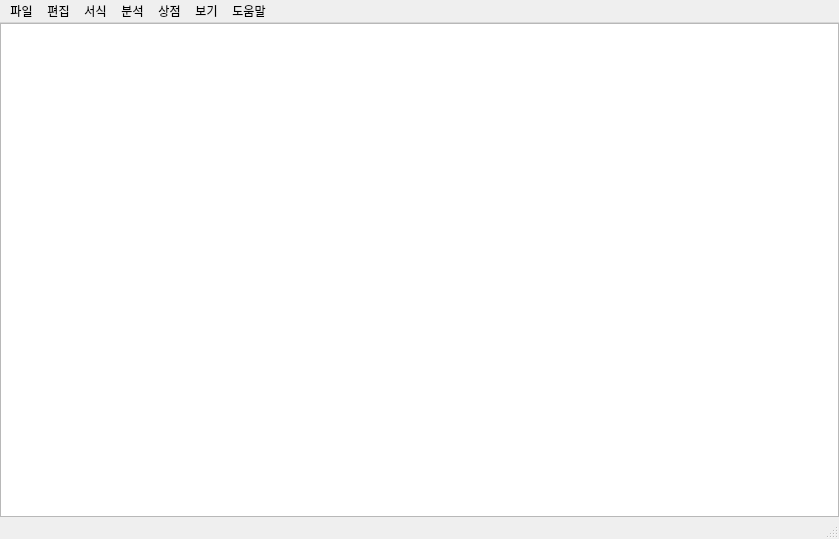
<?xml version="1.0" encoding="UTF-8"?>
<ui version="4.0">
 <class>MainWindow</class>
 <widget class="QMainWindow" name="MainWindow">
  <property name="geometry">
   <rect>
    <x>0</x>
    <y>0</y>
    <width>839</width>
    <height>539</height>
   </rect>
  </property>
  <property name="windowTitle">
   <string>jedit</string>
  </property>
  <widget class="QWidget" name="centralwidget">
   <layout class="QGridLayout" name="gridLayout">
    <property name="leftMargin">
     <number>0</number>
    </property>
    <property name="topMargin">
     <number>0</number>
    </property>
    <property name="rightMargin">
     <number>0</number>
    </property>
    <property name="bottomMargin">
     <number>0</number>
    </property>
    <item row="0" column="0">
     <layout class="QGridLayout" name="gridLayout_2">
      <item row="0" column="0">
       <widget class="QPlainTextEdit" name="plainTextEdit"/>
      </item>
     </layout>
    </item>
   </layout>
  </widget>
  <widget class="QMenuBar" name="menubar">
   <property name="geometry">
    <rect>
     <x>0</x>
     <y>0</y>
     <width>839</width>
     <height>23</height>
    </rect>
   </property>
   <widget class="QMenu" name="menu_file">
    <property name="mouseTracking">
     <bool>true</bool>
    </property>
    <property name="title">
     <string>파일</string>
    </property>
    <addaction name="action_new_make"/>
    <addaction name="action_new_window"/>
    <addaction name="action_open"/>
    <addaction name="action_save"/>
    <addaction name="action_saveas"/>
    <addaction name="separator"/>
    <addaction name="action_print"/>
    <addaction name="separator"/>
    <addaction name="action_close"/>
   </widget>
   <widget class="QMenu" name="menu_edit">
    <property name="title">
     <string>편집</string>
    </property>
    <addaction name="action_undo"/>
    <addaction name="separator"/>
    <addaction name="action_cut"/>
    <addaction name="action_copy"/>
    <addaction name="action_paste"/>
    <addaction name="action_delete"/>
    <addaction name="separator"/>
    <addaction name="action_google"/>
    <addaction name="action_find"/>
    <addaction name="action_find_replace"/>
    <addaction name="action_go"/>
    <addaction name="separator"/>
    <addaction name="action_all_select"/>
    <addaction name="action_datetime"/>
   </widget>
   <widget class="QMenu" name="menu_view">
    <property name="title">
     <string>보기</string>
    </property>
    <widget class="QMenu" name="menu">
     <property name="title">
      <string>확대하기/축소하기</string>
     </property>
     <addaction name="action_zoom_in"/>
     <addaction name="action_zoom_out"/>
     <addaction name="action_zoom_init"/>
    </widget>
    <addaction name="menu"/>
    <addaction name="action_status_bar"/>
   </widget>
   <widget class="QMenu" name="menu_help">
    <property name="title">
     <string>도움말</string>
    </property>
    <addaction name="action_help"/>
    <addaction name="action_mail"/>
    <addaction name="separator"/>
    <addaction name="action_info"/>
   </widget>
   <widget class="QMenu" name="menu_format">
    <property name="title">
     <string>서식</string>
    </property>
    <addaction name="action_font"/>
   </widget>
   <widget class="QMenu" name="menu_analysis">
    <property name="title">
     <string>분석</string>
    </property>
    <addaction name="action_word_count"/>
    <addaction name="action_kor_to_eng"/>
    <addaction name="action_eng_to_kor"/>
    <addaction name="action_spell_check"/>
   </widget>
   <widget class="QMenu" name="menu_shop">
    <property name="title">
     <string>상점</string>
    </property>
    <addaction name="action_POS"/>
   </widget>
   <addaction name="menu_file"/>
   <addaction name="menu_edit"/>
   <addaction name="menu_format"/>
   <addaction name="menu_analysis"/>
   <addaction name="menu_shop"/>
   <addaction name="menu_view"/>
   <addaction name="menu_help"/>
  </widget>
  <widget class="QStatusBar" name="statusbar"/>
  <action name="action_open">
   <property name="text">
    <string>열기</string>
   </property>
   <property name="shortcut">
    <string>Ctrl+O</string>
   </property>
  </action>
  <action name="action_save">
   <property name="text">
    <string>저장</string>
   </property>
   <property name="shortcut">
    <string>Ctrl+S</string>
   </property>
  </action>
  <action name="action_saveas">
   <property name="text">
    <string>다른 이름으로 저장</string>
   </property>
   <property name="shortcut">
    <string>Ctrl+Shift+S</string>
   </property>
  </action>
  <action name="action_close">
   <property name="text">
    <string>끝내기</string>
   </property>
  </action>
  <action name="action_undo">
   <property name="text">
    <string>실행 취소</string>
   </property>
   <property name="shortcut">
    <string>Ctrl+Z</string>
   </property>
  </action>
  <action name="action_cut">
   <property name="text">
    <string>잘라내기</string>
   </property>
   <property name="shortcut">
    <string>Ctrl+X</string>
   </property>
  </action>
  <action name="action_copy">
   <property name="text">
    <string>복사</string>
   </property>
   <property name="shortcut">
    <string>Ctrl+C</string>
   </property>
  </action>
  <action name="action_paste">
   <property name="text">
    <string>붙여넣기</string>
   </property>
   <property name="shortcut">
    <string>Ctrl+V</string>
   </property>
  </action>
  <action name="action_find">
   <property name="text">
    <string>찾기</string>
   </property>
   <property name="shortcut">
    <string>Ctrl+F</string>
   </property>
  </action>
  <action name="action_next_find">
   <property name="text">
    <string>다음 찾기</string>
   </property>
   <property name="shortcut">
    <string>F3</string>
   </property>
  </action>
  <action name="action_prev_find">
   <property name="text">
    <string>이전 찾기</string>
   </property>
   <property name="shortcut">
    <string>Shift+F3</string>
   </property>
  </action>
  <action name="action_find_replace">
   <property name="text">
    <string>바꾸기</string>
   </property>
   <property name="shortcut">
    <string>Ctrl+H</string>
   </property>
  </action>
  <action name="action_go">
   <property name="text">
    <string>이동</string>
   </property>
   <property name="shortcut">
    <string>Ctrl+G</string>
   </property>
  </action>
  <action name="action_all_select">
   <property name="text">
    <string>모두 선택</string>
   </property>
   <property name="shortcut">
    <string>Ctrl+A</string>
   </property>
  </action>
  <action name="action_datetime">
   <property name="text">
    <string>시간/날짜</string>
   </property>
   <property name="shortcut">
    <string>F5</string>
   </property>
  </action>
  <action name="action_15">
   <property name="text">
    <string>자동 줄 바꿈</string>
   </property>
  </action>
  <action name="action_16">
   <property name="text">
    <string>글꼴</string>
   </property>
  </action>
  <action name="action_wrap">
   <property name="text">
    <string>자동 줄 바꿈</string>
   </property>
  </action>
  <action name="action_18">
   <property name="text">
    <string>글꼴</string>
   </property>
  </action>
  <action name="action_status_bar">
   <property name="checkable">
    <bool>true</bool>
   </property>
   <property name="checked">
    <bool>true</bool>
   </property>
   <property name="text">
    <string>상태 표시줄</string>
   </property>
  </action>
  <action name="action_help">
   <property name="text">
    <string>도움말 보기</string>
   </property>
  </action>
  <action name="action_mail">
   <property name="text">
    <string>피드백 보내기</string>
   </property>
  </action>
  <action name="action_info">
   <property name="text">
    <string>jedit 정보</string>
   </property>
  </action>
  <action name="action_zoom_in">
   <property name="text">
    <string>확대</string>
   </property>
   <property name="shortcut">
    <string>Ctrl++</string>
   </property>
  </action>
  <action name="action_zoom_out">
   <property name="text">
    <string>축소</string>
   </property>
   <property name="shortcut">
    <string>Ctrl+-</string>
   </property>
  </action>
  <action name="action_zoom_init">
   <property name="text">
    <string>확대하기/축소하기 기본값 복원</string>
   </property>
   <property name="shortcut">
    <string>Ctrl+0</string>
   </property>
  </action>
  <action name="action_print">
   <property name="text">
    <string>인쇄</string>
   </property>
   <property name="shortcut">
    <string>Ctrl+P</string>
   </property>
  </action>
  <action name="action_google">
   <property name="text">
    <string>Google으로 검색</string>
   </property>
   <property name="shortcut">
    <string>Ctrl+E</string>
   </property>
  </action>
  <action name="action_new_window">
   <property name="text">
    <string>새 창</string>
   </property>
   <property name="shortcut">
    <string>Ctrl+Shift+N</string>
   </property>
  </action>
  <action name="action_delete">
   <property name="text">
    <string>삭제</string>
   </property>
   <property name="shortcut">
    <string>Del</string>
   </property>
  </action>
  <action name="action_new_make">
   <property name="text">
    <string>새로 만들기</string>
   </property>
   <property name="shortcut">
    <string>Ctrl+N</string>
   </property>
  </action>
  <action name="action_font">
   <property name="text">
    <string>글꼴</string>
   </property>
  </action>
  <action name="action_word_count">
   <property name="text">
    <string>단어 횟수</string>
   </property>
  </action>
  <action name="action_kor_to_eng">
   <property name="text">
    <string>한/영 번역</string>
   </property>
  </action>
  <action name="action_eng_to_kor">
   <property name="text">
    <string>영/한 번역</string>
   </property>
  </action>
  <action name="action_POS">
   <property name="text">
    <string>POS</string>
   </property>
  </action>
  <action name="action_spell_check">
   <property name="text">
    <string>맞춤법 교정</string>
   </property>
  </action>
 </widget>
 <resources/>
 <connections/>
</ui>
